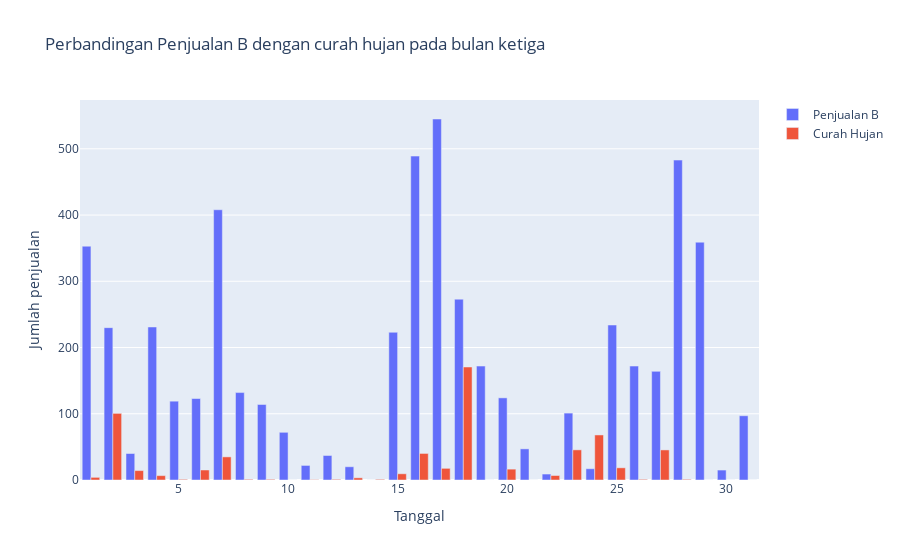

Write notebook code for a chart like this one.
### Markdown cell above
Kode tersebut mengeluarkan tabel berupa perbandingan penjualan B dengan curah hujan pada bulan kedua.

### Code cell
import pandas as pd
import matplotlib.pyplot as plt
import plotly.express as px
import plotly.graph_objects as go
df1 = pd.read_excel(r'Dataset.xlsx')
data_bulan1 = df1.iloc[0:31, :]
data_bulan2 = df1.iloc[31:59, :]
data_bulan3 = df1.iloc[59:90, :]
data_bulan4 = df1.iloc[90:113, :]
data_bulan5 = df1.iloc[113:121, :]
print("Frekuensi Data Penjualan B pada bulan ketiga: ")
fig = go.Figure()
fig.add_trace(go.Bar(x = data_bulan3['Tanggal'], y = data_bulan3['Penjualan B (pcs)'], name = 'Penjualan B'))
fig.add_trace(go.Bar(x = data_bulan3['Tanggal'], y = data_bulan3['Curah Hujan (mm)'], name='Curah Hujan'))
fig.update_layout(
    title = "Perbandingan Penjualan B dengan curah hujan pada bulan ketiga",
    xaxis_title = "Tanggal",
    yaxis_title = "Jumlah penjualan"
)

### Figure 1 — Plotly figure (JSON) as saved in the notebook; plotly's stock layout.template omitted (floating-point values rounded to 4 significant figures)
{"data": [{"name": "Penjualan B", "type": "bar", "x": [1, 2, 3, 4, 5, 6, 7, 8, 9, 10, 11, 12, 13, 14, 15, 16, 17, 18, 19, 20, 21, 22, 23, 24, 25, 26, 27, 28, 29, 30, 31], "y": [353, 230, 40, 231, 119, 123, 408, 132, 114, 72, 22, 37, 20, 0, 223, 489, 545, 273, 172, 124, 47, 9, 101, 17, 234, 172, 164, 483, 359, 15, 97]}, {"name": "Curah Hujan", "type": "bar", "x": [1, 2, 3, 4, 5, 6, 7, 8, 9, 10, 11, 12, 13, 14, 15, 16, 17, 18, 19, 20, 21, 22, 23, 24, 25, 26, 27, 28, 29, 30, 31], "y": [4, 100.6, 14.2, 6.6, 1, 15.1, 34.9, 1, 1, 0, 0.5, 1, 3.3, 1, 9.4, 40.1, 17.6, 170.6, 0, 16.4, 0, 6.8, 45.5, 68, 18.4, 1, 45.4, 1, 0, 0, 0]}], "layout": {"title": {"text": "Perbandingan Penjualan B dengan curah hujan pada bulan ketiga"}, "xaxis": {"title": {"text": "Tanggal"}}, "yaxis": {"title": {"text": "Jumlah penjualan"}}}}
